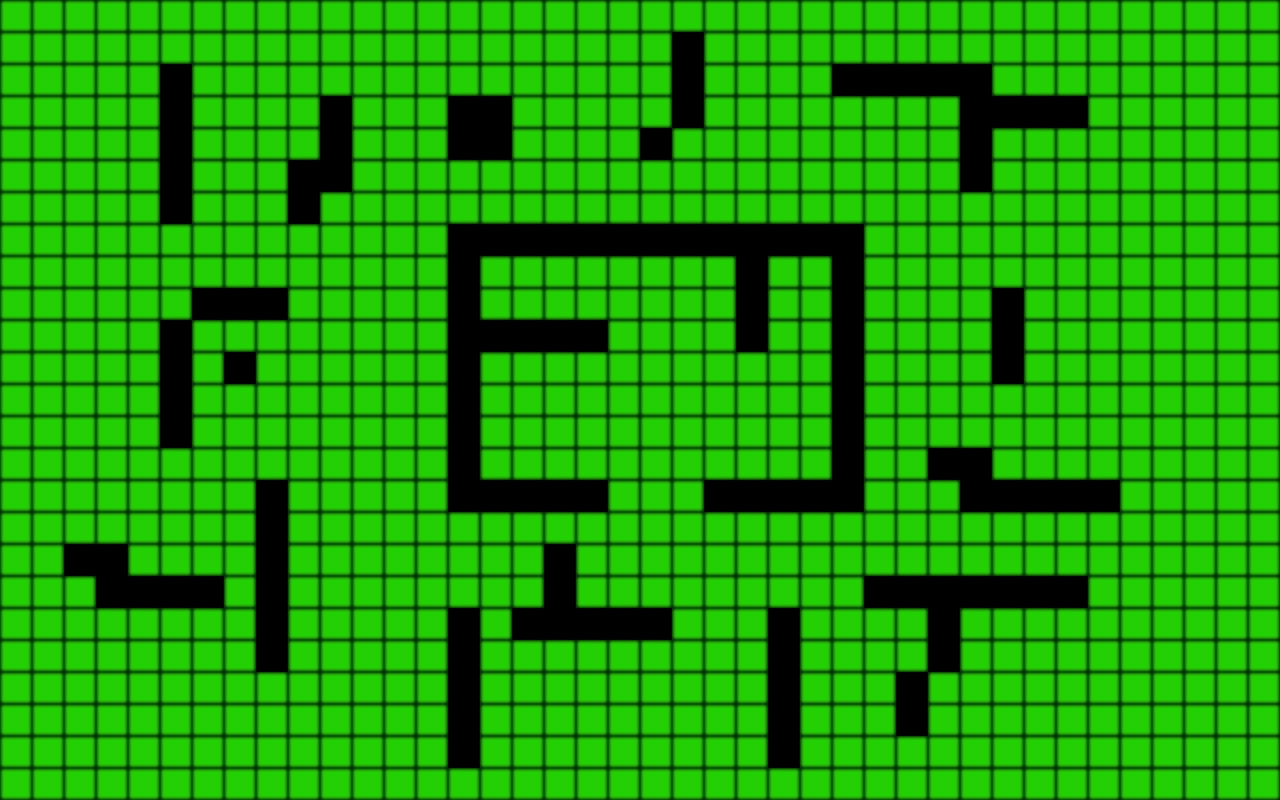

This is a level from a 2D game, rendered from its Tiled map with the project's own tilesets. A one-line summary and the map file follow, with tile-layer data summarised:
An orthogonal 40x25 tile map with 32x32 px tiles, 2 tile layers (Tile Layer 1, collision).

<map version="1.0" orientation="orthogonal" width="40" height="25" tilewidth="32" tileheight="32">
 <tileset firstgid="1" name="tilesetProg" tilewidth="32" tileheight="32">
  <image source="AITestMap.png" width="64" height="32" />
 </tileset>
 <layer name="Tile Layer 1" width="40" height="25">
  <data>[1000 cells, 1000 non-empty, 1 distinct tile ids]</data>
 </layer>
 <layer name="collision" width="40" height="25">
  <properties>
   <property name="blocked" value="" />
  </properties>
  <data>[1000 cells, 131 non-empty, 1 distinct tile ids]</data>
 </layer>
</map>
